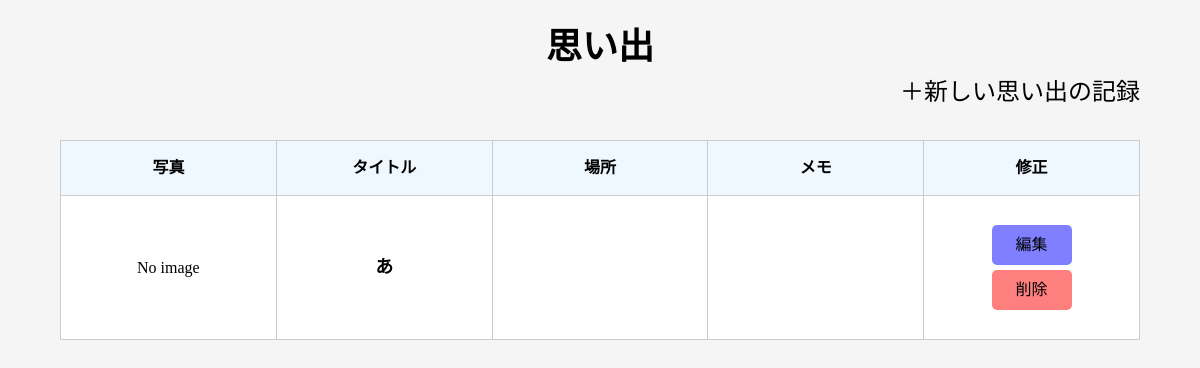
Before: / with the older database file.
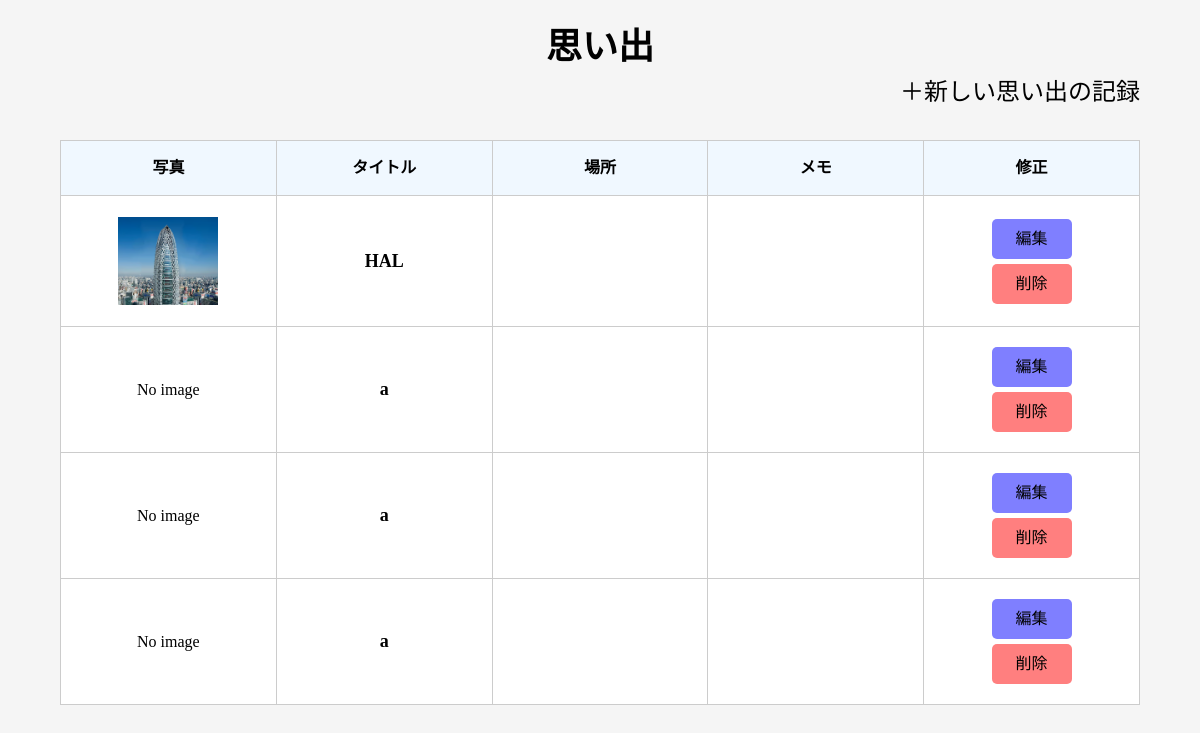
After: the same page with the newer database file.
### tables this page shows
CREATE TABLE memories (
            id INTEGER PRIMARY KEY AUTOINCREMENT,
            title TEXT NOT NULL,
            photo TEXT,
            location TEXT,
            memo TEXT
        );

### main.py (the view)
@app.route("/")
def index():
    con = get_db()
    cursor = con.cursor()
    cursor.execute("""
        SELECT id, title, photo, location, memo
        FROM memories
        ORDER BY id ASC
    """)
    posts = cursor.fetchall()
    con.close()
    return render_template(
        "index.html",
        posts=posts
    )

### main.py (called while the page is built)
def get_db():
    con = sqlite3.connect("database.db")
    return con

### templates/index.html (shortened to what this page needs)
<!DOCTYPE html>
<html lang="ja">
<head>
    <link rel="stylesheet" href="../static/css/reset.css">
    <link rel="stylesheet" href="../static/css/style.css">
</head>
<body>
    <div class="title">
        <h1>思い出</h1>
    </div>
    <div class="registration">
        <a href="/add">
            ＋新しい思い出の記録
        </a>
    </div>
    <table class="memory-table {% if not posts %}empty-table{% endif %}">
        <thead>
            <tr>
                <th>写真</th>
                <th>タイトル</th>
                <th>場所</th>
                <th>メモ</th>
                <th>修正</th>
            </tr>
        </thead>
        <tbody>
            {% for post in posts %}
            <tr>
                <td class="memory-photo">
                    {% if post[2] %}
                        <img
                            src="{{ url_for('static', filename='uploads/' + post[2]) }}"
                            alt="{{ post[1] }}"
                        >
                    {% else %}
                        No image
                    {% endif %}
                </td>
                <td class="memory-title">
                    {{ post[1] }}
                </td>
                <td class="memory-location">
                </td>
                <td class="memory-memo">
                </td>
                <td class="memory-action">
                    <a
                        href="/edit/{{ post[0] }}"
                        class="edit-button"
                    >
                        編集
                    </a>
                    <a
                        href="/delete/{{ post[0] }}"
                        class="delete-button"
                    >
                        削除
                    </a>
                </td>
            </tr>
            {% endfor %}
        </tbody>
    </table>
</body>
</html>

### static/css/style.css (style rules this page uses)
body { margin: 0 auto; background-color: #f5f5f5; font-family: 'OCRB'; }
.title h1 { text-align: center; margin: 0; font-size: 36px; padding-top: 20px; }
.registration { text-align: right; padding-right: 5%; font-size: 24px; }
.memory-table { width: 90%; height: 200px; margin: 30px auto; border-collapse: collapse; table-layout: fixed; background-color: #fff; border-radius: 4px; }
.memory-table th { padding: 15px; background-color: #f0f8ff; border: 1px solid #ccc; }
.memory-table td { padding: 15px; border: 1px solid #ccc; text-align: center; vertical-align: middle; }
.memory-photo { width: 20%; }
.memory-photo img { width: 100px; height: 100px; margin: 0 auto; object-fit: contain; text-align: center; }
.memory-title { width: 18%; font-size: 18px; font-weight: bold; }
.memory-location { width: 15%; }
.memory-memo { width: 32%; text-align: left !important; }
.memory-action { width: 15%; text-align: center; }
.edit-button, .delete-button { display: block; width: 80px; padding: 8px 12px; margin: 5px auto; color: "fff"; text-decoration: none; border-radius: 5px; text-align: center; }
.edit-button { background-color: #7f7fff; }
.delete-button { background-color: #ff7f7f; }

Changed rows visible on the page:
removed memories: photo "No image", title "あ"
added memories: photo (picture), title "HAL"
added memories: photo "No image", title "a"
added memories: photo "No image", title "a"
added memories: photo "No image", title "a"
